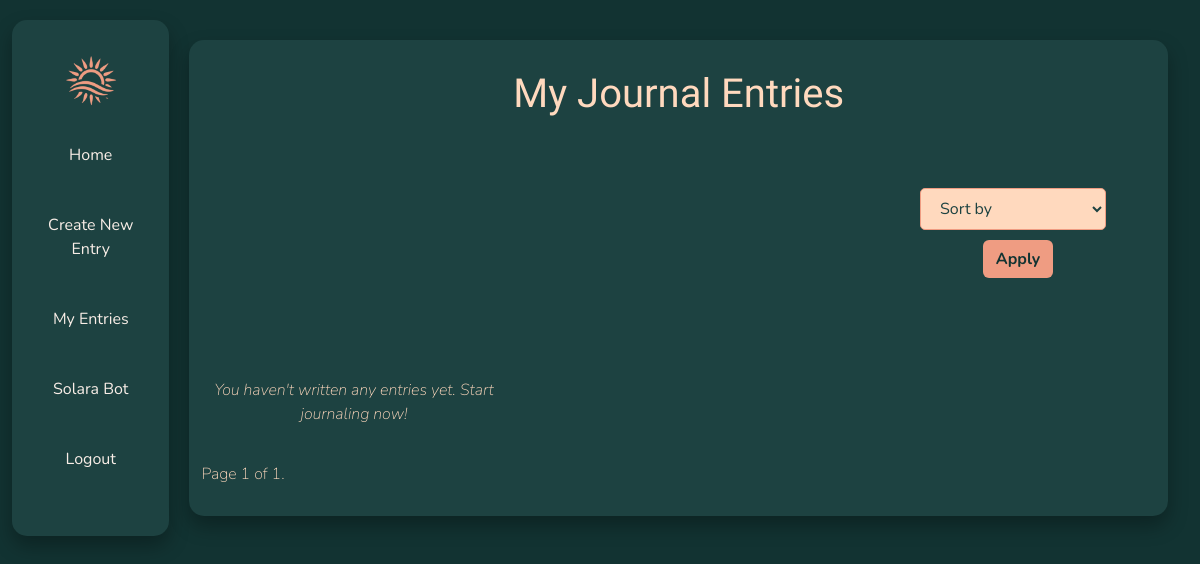
/journal/my-entries/ (signed in), run on an earlier commit of the app's database.
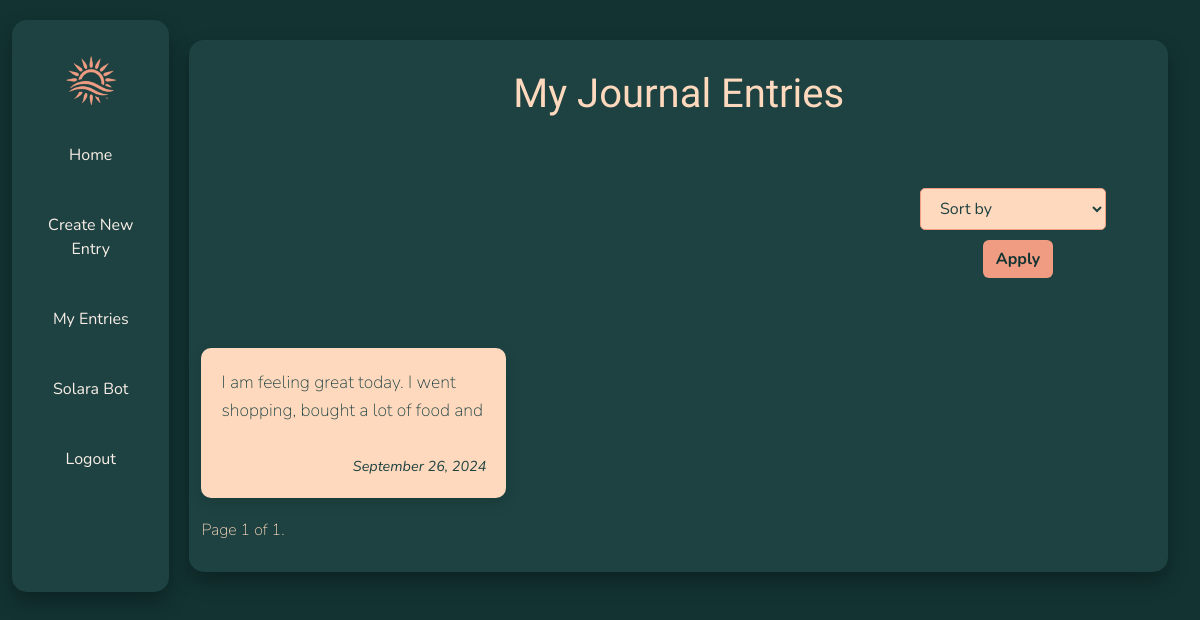
And on a later commit of the database.
### journal/models.py (models this page shows, shortened)
class JournalEntry(models.Model):
    user = models.ForeignKey(User, on_delete=models.CASCADE)
    content = models.TextField()
    sentiment = models.CharField(max_length=50)
    created_at = models.DateTimeField(auto_now_add=True)

### journal/views.py (the view)
# urls.py: path('my-entries/', views.my_entries, name='my_entries'),
def my_entries(request):
    entries = JournalEntry.objects.filter(user=request.user).order_by('-created_at')
    sort_option = request.GET.get('sort', '')
    if sort_option == 'date_asc':
        entries = entries.order_by('created_at')
    elif sort_option == 'date_desc':
        entries = entries.order_by('-created_at')
    paginator = Paginator(entries, 10)  # Show 10 entries per page
    page_number = request.GET.get('page')
    page_obj = paginator.get_page(page_number)
    context = {
        'entries': page_obj,
        'page_obj': page_obj,
    }
    return render(request, 'my_entries.html', context)

### templates/my_entries.html (shortened to what this page needs)
{% extends "base.html" %}
{% load static %}
{% block content %}
{% if user.is_authenticated %}
<div class="container-fluid journal-details-layout">
    <div class="sidebar-left">
        <a href=""><img src="{% static 'Images/logo.png' %}" alt="Logo" class="logo"></a>
        <nav class="nav flex-column">
            <a class="nav-link active" href="{% url 'index' %}">Home</a>
            <a class="nav-link" href="{% url 'journal_entry' %}">Create New Entry</a>
            <a class="nav-link" href="">My Entries</a>
            <a class="nav-link" href="{% url 'chatbot' %}">Solara Bot</a>
            <a class="nav-link" href="{% url "logout" %}">Logout</a>
        </nav>
    </div>
    <div class="main-content">
        <div class="container my-entries-container">
            <div class="header">
                <h1 class="text-center">My Journal Entries</h1>
            </div>
            <div class="filter-section">
                <form method="GET" action="" class="filter-form">
                    <select name="sort" class="filter-select">
                        <option value="">Sort by</option>
                    </select>
                    <button type="submit" class="btn btn-custom">Apply</button>
                </form>
            </div>
            <div class="entries">
                {% for entry in entries %}
                    <div class="entry-card" onclick="window.location.href='{% url 'journal_details' entry.id %}'">
                        <p class="entry-content">{{ entry.content|truncatewords:20 }}</p>
                        <small class="date">{{ entry.created_at|date:"F j, Y" }}</small>
                    </div>
                {% empty %}
                    <p class="no-entries">You haven't written any entries yet. Start journaling now!</p>
                {% endfor %}
            </div>
            <div class="pagination">
                <span class="step-links">
                    <span class="current">
                        Page {{ page_obj.number }} of {{ page_obj.paginator.num_pages }}.
                    </span>
                </span>
            </div>
        </div>
    </div>
</div>
{% endif %}
{% endblock %}

What changed in the data, as far as the page shows it:
now on this page (row edited): JournalEntry: content "I am feeling great today. I went shopping, bought a lot of food and…", created_at "September 26, 2024"
Also different on the page:
text no longer shown: "You haven't written any entries yet. Start journaling now!"
